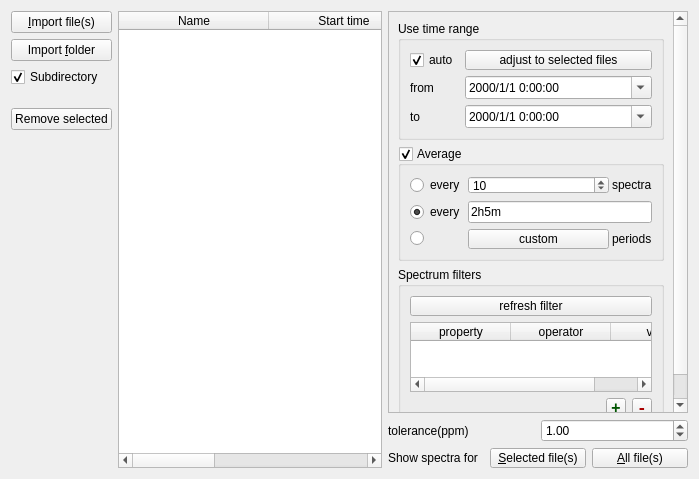
<?xml version="1.0" encoding="UTF-8"?>
<ui version="4.0">
 <class>Form</class>
 <widget class="QWidget" name="Form">
  <property name="geometry">
   <rect>
    <x>0</x>
    <y>0</y>
    <width>699</width>
    <height>479</height>
   </rect>
  </property>
  <property name="windowTitle">
   <string>Form</string>
  </property>
  <layout class="QHBoxLayout" name="horizontalLayout">
   <item>
    <layout class="QVBoxLayout" name="verticalLayout_5">
     <item>
      <widget class="QPushButton" name="addFilePushButton">
       <property name="sizePolicy">
        <sizepolicy hsizetype="Preferred" vsizetype="Fixed">
         <horstretch>0</horstretch>
         <verstretch>0</verstretch>
        </sizepolicy>
       </property>
       <property name="toolTip">
        <string>Alt+I</string>
       </property>
       <property name="text">
        <string>&amp;Import file(s)</string>
       </property>
       <property name="shortcut">
        <string>Alt+I</string>
       </property>
      </widget>
     </item>
     <item>
      <widget class="QPushButton" name="addFolderPushButton">
       <property name="sizePolicy">
        <sizepolicy hsizetype="Preferred" vsizetype="Fixed">
         <horstretch>0</horstretch>
         <verstretch>0</verstretch>
        </sizepolicy>
       </property>
       <property name="toolTip">
        <string>Alt+F</string>
       </property>
       <property name="text">
        <string>Import &amp;folder</string>
       </property>
       <property name="shortcut">
        <string>Alt+F</string>
       </property>
      </widget>
     </item>
     <item>
      <widget class="QCheckBox" name="recursionCheckBox">
       <property name="text">
        <string>Subdirectory</string>
       </property>
       <property name="checked">
        <bool>true</bool>
       </property>
      </widget>
     </item>
     <item>
      <spacer name="verticalSpacer_3">
       <property name="orientation">
        <enum>Qt::Vertical</enum>
       </property>
       <property name="sizeType">
        <enum>QSizePolicy::Fixed</enum>
       </property>
       <property name="sizeHint" stdset="0">
        <size>
         <width>20</width>
         <height>15</height>
        </size>
       </property>
      </spacer>
     </item>
     <item>
      <widget class="QPushButton" name="removeFilePushButton">
       <property name="sizePolicy">
        <sizepolicy hsizetype="Preferred" vsizetype="Fixed">
         <horstretch>0</horstretch>
         <verstretch>0</verstretch>
        </sizepolicy>
       </property>
       <property name="toolTip">
        <string>Del Key</string>
       </property>
       <property name="text">
        <string>Remove selected</string>
       </property>
       <property name="shortcut">
        <string>Del</string>
       </property>
      </widget>
     </item>
     <item>
      <spacer name="verticalSpacer">
       <property name="orientation">
        <enum>Qt::Vertical</enum>
       </property>
       <property name="sizeType">
        <enum>QSizePolicy::Expanding</enum>
       </property>
       <property name="sizeHint" stdset="0">
        <size>
         <width>20</width>
         <height>40</height>
        </size>
       </property>
      </spacer>
     </item>
    </layout>
   </item>
   <item>
    <widget class="QTableWidget" name="tableWidget">
     <property name="sizeAdjustPolicy">
      <enum>QAbstractScrollArea::AdjustIgnored</enum>
     </property>
     <property name="editTriggers">
      <set>QAbstractItemView::NoEditTriggers</set>
     </property>
     <property name="dragEnabled">
      <bool>true</bool>
     </property>
     <property name="dragDropMode">
      <enum>QAbstractItemView::DropOnly</enum>
     </property>
     <property name="selectionBehavior">
      <enum>QAbstractItemView::SelectItems</enum>
     </property>
     <property name="textElideMode">
      <enum>Qt::ElideNone</enum>
     </property>
     <property name="horizontalScrollMode">
      <enum>QAbstractItemView::ScrollPerPixel</enum>
     </property>
     <attribute name="horizontalHeaderCascadingSectionResizes">
      <bool>false</bool>
     </attribute>
     <attribute name="horizontalHeaderDefaultSectionSize">
      <number>150</number>
     </attribute>
     <attribute name="horizontalHeaderStretchLastSection">
      <bool>true</bool>
     </attribute>
     <column>
      <property name="text">
       <string>Name</string>
      </property>
     </column>
     <column>
      <property name="text">
       <string>Start time</string>
      </property>
     </column>
     <column>
      <property name="text">
       <string>End time</string>
      </property>
     </column>
     <column>
      <property name="text">
       <string>Scan num</string>
      </property>
     </column>
     <column>
      <property name="text">
       <string>Path</string>
      </property>
     </column>
    </widget>
   </item>
   <item>
    <layout class="QVBoxLayout" name="verticalLayout_6">
     <item>
      <layout class="QVBoxLayout" name="verticalLayout_2">
       <item>
        <widget class="QScrollArea" name="scrollArea">
         <property name="maximumSize">
          <size>
           <width>300</width>
           <height>16777215</height>
          </size>
         </property>
         <property name="widgetResizable">
          <bool>true</bool>
         </property>
         <widget class="QWidget" name="scrollAreaWidgetContents">
          <property name="geometry">
           <rect>
            <x>0</x>
            <y>0</y>
            <width>277</width>
            <height>410</height>
           </rect>
          </property>
          <layout class="QVBoxLayout" name="verticalLayout_3">
           <item>
            <widget class="QGroupBox" name="groupBox">
             <property name="title">
              <string>Use time range</string>
             </property>
             <layout class="QFormLayout" name="formLayout">
              <item row="1" column="0">
               <widget class="QLabel" name="label_7">
                <property name="text">
                 <string>from</string>
                </property>
               </widget>
              </item>
              <item row="1" column="1">
               <widget class="QDateTimeEdit" name="startDateTimeEdit">
                <property name="sizePolicy">
                 <sizepolicy hsizetype="Preferred" vsizetype="Fixed">
                  <horstretch>0</horstretch>
                  <verstretch>0</verstretch>
                 </sizepolicy>
                </property>
                <property name="maximumDateTime">
                 <datetime>
                  <hour>23</hour>
                  <minute>59</minute>
                  <second>59</second>
                  <year>9999</year>
                  <month>12</month>
                  <day>31</day>
                 </datetime>
                </property>
                <property name="displayFormat">
                 <string>yyyy/M/d H:mm:ss</string>
                </property>
                <property name="calendarPopup">
                 <bool>true</bool>
                </property>
               </widget>
              </item>
              <item row="2" column="0">
               <widget class="QLabel" name="label_8">
                <property name="text">
                 <string>to</string>
                </property>
               </widget>
              </item>
              <item row="2" column="1">
               <widget class="QDateTimeEdit" name="endDateTimeEdit">
                <property name="sizePolicy">
                 <sizepolicy hsizetype="Preferred" vsizetype="Fixed">
                  <horstretch>0</horstretch>
                  <verstretch>0</verstretch>
                 </sizepolicy>
                </property>
                <property name="displayFormat">
                 <string>yyyy/M/d H:mm:ss</string>
                </property>
                <property name="calendarPopup">
                 <bool>true</bool>
                </property>
               </widget>
              </item>
              <item row="0" column="0">
               <widget class="QCheckBox" name="autoTimeCheckBox">
                <property name="text">
                 <string>auto</string>
                </property>
                <property name="checked">
                 <bool>true</bool>
                </property>
               </widget>
              </item>
              <item row="0" column="1">
               <widget class="QPushButton" name="timeAdjustPushButton">
                <property name="maximumSize">
                 <size>
                  <width>16777215</width>
                  <height>20</height>
                 </size>
                </property>
                <property name="text">
                 <string>adjust to selected files</string>
                </property>
               </widget>
              </item>
             </layout>
            </widget>
           </item>
           <item>
            <widget class="QGroupBox" name="averageGroupBox">
             <property name="enabled">
              <bool>true</bool>
             </property>
             <property name="sizePolicy">
              <sizepolicy hsizetype="Preferred" vsizetype="Maximum">
               <horstretch>0</horstretch>
               <verstretch>0</verstretch>
              </sizepolicy>
             </property>
             <property name="title">
              <string>Average</string>
             </property>
             <property name="checkable">
              <bool>true</bool>
             </property>
             <property name="checked">
              <bool>true</bool>
             </property>
             <layout class="QGridLayout" name="gridLayout">
              <property name="leftMargin">
               <number>9</number>
              </property>
              <property name="topMargin">
               <number>9</number>
              </property>
              <property name="rightMargin">
               <number>9</number>
              </property>
              <property name="bottomMargin">
               <number>9</number>
              </property>
              <property name="horizontalSpacing">
               <number>3</number>
              </property>
              <item row="2" column="1">
               <widget class="QToolButton" name="periodToolButton">
                <property name="sizePolicy">
                 <sizepolicy hsizetype="Preferred" vsizetype="Fixed">
                  <horstretch>0</horstretch>
                  <verstretch>0</verstretch>
                 </sizepolicy>
                </property>
                <property name="maximumSize">
                 <size>
                  <width>16777215</width>
                  <height>20</height>
                 </size>
                </property>
                <property name="text">
                 <string>custom</string>
                </property>
               </widget>
              </item>
              <item row="0" column="2">
               <widget class="QLabel" name="label">
                <property name="sizePolicy">
                 <sizepolicy hsizetype="Maximum" vsizetype="Preferred">
                  <horstretch>0</horstretch>
                  <verstretch>0</verstretch>
                 </sizepolicy>
                </property>
                <property name="text">
                 <string>spectra</string>
                </property>
               </widget>
              </item>
              <item row="1" column="1" colspan="2">
               <widget class="QLineEdit" name="nMinutesLineEdit">
                <property name="sizePolicy">
                 <sizepolicy hsizetype="Preferred" vsizetype="Fixed">
                  <horstretch>0</horstretch>
                  <verstretch>0</verstretch>
                 </sizepolicy>
                </property>
                <property name="toolTip">
                 <string>1000s ( 1000 seconds )
10m5s ( 10 minutes and 5 seconds )
1h ( 1 hour )</string>
                </property>
                <property name="text">
                 <string>2h5m</string>
                </property>
                <property name="placeholderText">
                 <string>2h5m</string>
                </property>
               </widget>
              </item>
              <item row="2" column="2">
               <widget class="QLabel" name="label_4">
                <property name="sizePolicy">
                 <sizepolicy hsizetype="Maximum" vsizetype="Preferred">
                  <horstretch>0</horstretch>
                  <verstretch>0</verstretch>
                 </sizepolicy>
                </property>
                <property name="text">
                 <string>periods</string>
                </property>
               </widget>
              </item>
              <item row="1" column="0">
               <widget class="QRadioButton" name="nMinutesRadioButton">
                <property name="sizePolicy">
                 <sizepolicy hsizetype="Maximum" vsizetype="Fixed">
                  <horstretch>0</horstretch>
                  <verstretch>0</verstretch>
                 </sizepolicy>
                </property>
                <property name="text">
                 <string>every</string>
                </property>
                <property name="checked">
                 <bool>true</bool>
                </property>
               </widget>
              </item>
              <item row="0" column="1">
               <widget class="QSpinBox" name="nSpectraSpinBox">
                <property name="sizePolicy">
                 <sizepolicy hsizetype="Preferred" vsizetype="Fixed">
                  <horstretch>0</horstretch>
                  <verstretch>0</verstretch>
                 </sizepolicy>
                </property>
                <property name="maximumSize">
                 <size>
                  <width>16777215</width>
                  <height>18</height>
                 </size>
                </property>
                <property name="minimum">
                 <number>1</number>
                </property>
                <property name="maximum">
                 <number>9999</number>
                </property>
                <property name="value">
                 <number>10</number>
                </property>
               </widget>
              </item>
              <item row="0" column="0">
               <widget class="QRadioButton" name="nSpectraRadioButton">
                <property name="enabled">
                 <bool>true</bool>
                </property>
                <property name="sizePolicy">
                 <sizepolicy hsizetype="Maximum" vsizetype="Fixed">
                  <horstretch>0</horstretch>
                  <verstretch>0</verstretch>
                 </sizepolicy>
                </property>
                <property name="text">
                 <string>every</string>
                </property>
                <property name="checked">
                 <bool>false</bool>
                </property>
               </widget>
              </item>
              <item row="2" column="0">
               <widget class="QRadioButton" name="periodRadioButton">
                <property name="sizePolicy">
                 <sizepolicy hsizetype="Maximum" vsizetype="Fixed">
                  <horstretch>0</horstretch>
                  <verstretch>0</verstretch>
                 </sizepolicy>
                </property>
                <property name="text">
                 <string/>
                </property>
                <property name="checked">
                 <bool>false</bool>
                </property>
               </widget>
              </item>
             </layout>
            </widget>
           </item>
           <item>
            <widget class="QGroupBox" name="groupBox_6">
             <property name="sizePolicy">
              <sizepolicy hsizetype="Preferred" vsizetype="Maximum">
               <horstretch>0</horstretch>
               <verstretch>0</verstretch>
              </sizepolicy>
             </property>
             <property name="title">
              <string>Spectrum filters</string>
             </property>
             <layout class="QVBoxLayout" name="verticalLayout">
              <item>
               <widget class="QPushButton" name="refreshFilterPushButton">
                <property name="sizePolicy">
                 <sizepolicy hsizetype="MinimumExpanding" vsizetype="Fixed">
                  <horstretch>0</horstretch>
                  <verstretch>0</verstretch>
                 </sizepolicy>
                </property>
                <property name="maximumSize">
                 <size>
                  <width>16777215</width>
                  <height>20</height>
                 </size>
                </property>
                <property name="text">
                 <string>refresh filter</string>
                </property>
               </widget>
              </item>
              <item>
               <widget class="QTableWidget" name="filterTableWidget">
                <property name="editTriggers">
                 <set>QAbstractItemView::NoEditTriggers</set>
                </property>
                <property name="horizontalScrollMode">
                 <enum>QAbstractItemView::ScrollPerPixel</enum>
                </property>
                <attribute name="horizontalHeaderStretchLastSection">
                 <bool>true</bool>
                </attribute>
                <column>
                 <property name="text">
                  <string>property</string>
                 </property>
                </column>
                <column>
                 <property name="text">
                  <string>operator</string>
                 </property>
                </column>
                <column>
                 <property name="text">
                  <string>value</string>
                 </property>
                </column>
               </widget>
              </item>
              <item>
               <layout class="QHBoxLayout" name="horizontalLayout_3">
                <item>
                 <spacer name="horizontalSpacer">
                  <property name="orientation">
                   <enum>Qt::Horizontal</enum>
                  </property>
                  <property name="sizeHint" stdset="0">
                   <size>
                    <width>40</width>
                    <height>20</height>
                   </size>
                  </property>
                 </spacer>
                </item>
                <item>
                 <widget class="QToolButton" name="addFilterToolButton">
                  <property name="maximumSize">
                   <size>
                    <width>20</width>
                    <height>20</height>
                   </size>
                  </property>
                  <property name="palette">
                   <palette>
                    <active>
                     <colorrole role="Text">
                      <brush brushstyle="SolidPattern">
                       <color alpha="255">
                        <red>0</red>
                        <green>0</green>
                        <blue>0</blue>
                       </color>
                      </brush>
                     </colorrole>
                     <colorrole role="ButtonText">
                      <brush brushstyle="SolidPattern">
                       <color alpha="255">
                        <red>0</red>
                        <green>85</green>
                        <blue>0</blue>
                       </color>
                      </brush>
                     </colorrole>
                     <colorrole role="PlaceholderText">
                      <brush brushstyle="NoBrush">
                       <color alpha="128">
                        <red>0</red>
                        <green>0</green>
                        <blue>0</blue>
                       </color>
                      </brush>
                     </colorrole>
                    </active>
                    <inactive>
                     <colorrole role="Text">
                      <brush brushstyle="SolidPattern">
                       <color alpha="255">
                        <red>0</red>
                        <green>0</green>
                        <blue>0</blue>
                       </color>
                      </brush>
                     </colorrole>
                     <colorrole role="ButtonText">
                      <brush brushstyle="SolidPattern">
                       <color alpha="255">
                        <red>0</red>
                        <green>85</green>
                        <blue>0</blue>
                       </color>
                      </brush>
                     </colorrole>
                     <colorrole role="PlaceholderText">
                      <brush brushstyle="NoBrush">
                       <color alpha="128">
                        <red>0</red>
                        <green>0</green>
                        <blue>0</blue>
                       </color>
                      </brush>
                     </colorrole>
                    </inactive>
                    <disabled>
                     <colorrole role="Text">
                      <brush brushstyle="SolidPattern">
                       <color alpha="255">
                        <red>120</red>
                        <green>120</green>
                        <blue>120</blue>
                       </color>
                      </brush>
                     </colorrole>
                     <colorrole role="ButtonText">
                      <brush brushstyle="SolidPattern">
                       <color alpha="255">
                        <red>120</red>
                        <green>120</green>
                        <blue>120</blue>
                       </color>
                      </brush>
                     </colorrole>
                     <colorrole role="PlaceholderText">
                      <brush brushstyle="NoBrush">
                       <color alpha="128">
                        <red>0</red>
                        <green>0</green>
                        <blue>0</blue>
                       </color>
                      </brush>
                     </colorrole>
                    </disabled>
                   </palette>
                  </property>
                  <property name="font">
                   <font>
                    <family>Consolas</family>
                    <pointsize>12</pointsize>
                    <bold>true</bold>
                   </font>
                  </property>
                  <property name="text">
                   <string>+</string>
                  </property>
                  <property name="shortcut">
                   <string>+</string>
                  </property>
                 </widget>
                </item>
                <item>
                 <widget class="QToolButton" name="delFilterToolButton">
                  <property name="maximumSize">
                   <size>
                    <width>20</width>
                    <height>20</height>
                   </size>
                  </property>
                  <property name="palette">
                   <palette>
                    <active>
                     <colorrole role="ButtonText">
                      <brush brushstyle="SolidPattern">
                       <color alpha="255">
                        <red>170</red>
                        <green>0</green>
                        <blue>0</blue>
                       </color>
                      </brush>
                     </colorrole>
                    </active>
                    <inactive>
                     <colorrole role="ButtonText">
                      <brush brushstyle="SolidPattern">
                       <color alpha="255">
                        <red>170</red>
                        <green>0</green>
                        <blue>0</blue>
                       </color>
                      </brush>
                     </colorrole>
                    </inactive>
                    <disabled>
                     <colorrole role="ButtonText">
                      <brush brushstyle="SolidPattern">
                       <color alpha="255">
                        <red>120</red>
                        <green>120</green>
                        <blue>120</blue>
                       </color>
                      </brush>
                     </colorrole>
                    </disabled>
                   </palette>
                  </property>
                  <property name="font">
                   <font>
                    <family>Consolas</family>
                    <pointsize>12</pointsize>
                    <bold>true</bold>
                   </font>
                  </property>
                  <property name="text">
                   <string>-</string>
                  </property>
                  <property name="shortcut">
                   <string>Del</string>
                  </property>
                 </widget>
                </item>
               </layout>
              </item>
             </layout>
            </widget>
           </item>
           <item>
            <spacer name="verticalSpacer_2">
             <property name="orientation">
              <enum>Qt::Vertical</enum>
             </property>
             <property name="sizeHint" stdset="0">
              <size>
               <width>20</width>
               <height>40</height>
              </size>
             </property>
            </spacer>
           </item>
          </layout>
         </widget>
        </widget>
       </item>
       <item>
        <layout class="QHBoxLayout" name="horizontalLayout_4">
         <item>
          <widget class="QLabel" name="rtolLabel">
           <property name="toolTip">
            <string>When averaging scans, peaks from different scans are merged only if their m/z agree within this ±ppm.</string>
           </property>
           <property name="text">
            <string>tolerance(ppm)</string>
           </property>
          </widget>
         </item>
         <item>
          <widget class="QDoubleSpinBox" name="rtolDoubleSpinBox">
           <property name="sizePolicy">
            <sizepolicy hsizetype="Preferred" vsizetype="Fixed">
             <horstretch>0</horstretch>
             <verstretch>0</verstretch>
            </sizepolicy>
           </property>
           <property name="minimum">
            <double>0.010000000000000</double>
           </property>
           <property name="maximum">
            <double>99.989999999999995</double>
           </property>
           <property name="singleStep">
            <double>0.500000000000000</double>
           </property>
           <property name="value">
            <double>1.000000000000000</double>
           </property>
          </widget>
         </item>
        </layout>
       </item>
      </layout>
     </item>
     <item>
      <layout class="QHBoxLayout" name="horizontalLayout_5">
       <item>
        <widget class="QLabel" name="label_2">
         <property name="text">
          <string>Show spectra for</string>
         </property>
        </widget>
       </item>
       <item>
        <widget class="QPushButton" name="selectedPushButton">
         <property name="sizePolicy">
          <sizepolicy hsizetype="Preferred" vsizetype="Fixed">
           <horstretch>0</horstretch>
           <verstretch>0</verstretch>
          </sizepolicy>
         </property>
         <property name="maximumSize">
          <size>
           <width>16777215</width>
           <height>20</height>
          </size>
         </property>
         <property name="toolTip">
          <string>Alt+S</string>
         </property>
         <property name="text">
          <string>&amp;Selected file(s)</string>
         </property>
         <property name="shortcut">
          <string>Alt+S</string>
         </property>
        </widget>
       </item>
       <item>
        <widget class="QPushButton" name="allPushButton">
         <property name="sizePolicy">
          <sizepolicy hsizetype="Preferred" vsizetype="Fixed">
           <horstretch>0</horstretch>
           <verstretch>0</verstretch>
          </sizepolicy>
         </property>
         <property name="maximumSize">
          <size>
           <width>16777215</width>
           <height>20</height>
          </size>
         </property>
         <property name="toolTip">
          <string>Return Key</string>
         </property>
         <property name="text">
          <string>&amp;All file(s)</string>
         </property>
         <property name="shortcut">
          <string>Return</string>
         </property>
        </widget>
       </item>
      </layout>
     </item>
    </layout>
   </item>
  </layout>
 </widget>
 <resources/>
 <connections/>
</ui>
